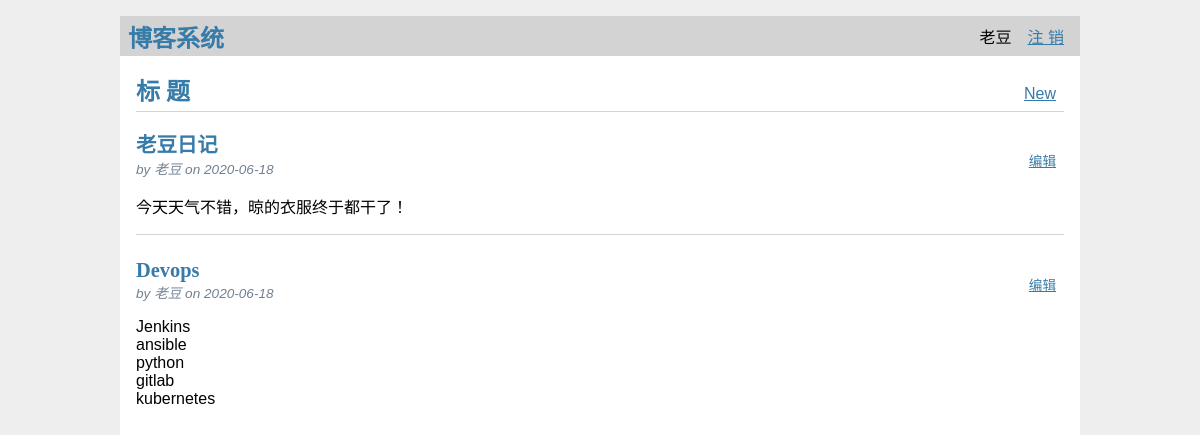
The app's page / (signed in) with its own data.
### tables this page shows
CREATE TABLE user(
  id INTEGER PRIMARY KEY AUTOINCREMENT,
  username TEXT UNQE NOT NULL,
  password TEXT NOT NULL
);

CREATE TABLE post(
  id INTEGER PRIMARY KEY AUTOINCREMENT,
  author_id INTEGER NOT NULL,
  created TIMESTAMP NOT NULL DEFAULT CURRENT_TIMESTAMP,
  title TEXT NOT NULL,
  body TEXT NOT NULL,
  FOREIGN KEY (author_id) REFERENCES user(id)
);

### bambo/blog.py (the view)
@bp.route('/')
def index():
    db = get_db()
    posts = db.execute(
            'SELECT p.id,title,body,created,author_id,username FROM post p JOIN user u ON p.author_id = u.id ORDER BY created DESC'
            ).fetchall()
    return render_template('blog/index.html',posts=posts)

### bambo/auth.py (called while the page is built)
@bp.before_app_request
def load_logged_in_user():
    user_id = session.get('user_id')
    if user_id is None:
        g.user = None
    else:
        g.user = get_db().execute(
                'SELECT * FROM user WHERE id = ?',(user_id,)
                ).fetchone()

### bambo/db.py (called while the page is built)
def get_db():
    if 'db' not in g:
        g.db = sqlite3.connect(
                current_app.config['DATABASE'],
                detect_types=sqlite3.PARSE_DECLTYPES
                )
        g.db.row_factory = sqlite3.Row
    return g.db

### bambo/templates/blog/index.html (shortened to what this page needs)
{% extends 'base.html' %}
{% block header %}
<h1>{% block title %}标 题{% endblock %}</h1>
{% if g.user %}
  <a class="action" href="{{ url_for('blog.create') }}">New</a>
 {% endif %}
 {% endblock %}
 {% block content %}
  {% for post in posts %}
    <article class="post">
      <header>
	<div>
		<h1>{{ post['title'] }}</h1>
		<div class="about">by {{ post['username'] }} on {{ post['created'].strftime('%Y-%m-%d') }}</div>
	</div>
	{% if g.user['id'] == post['author_id'] %}
	 <a class="action" href="{{ url_for('blog.update',id=post['id']) }}">编辑</a>
	{% endif %}
</header>
<p class="body">{{ post['body'] }}</p>
{% if not loop.last %}
 <hr>
{% endif %}
{% endfor %}
{% endblock %}

### bambo/templates/base.html (shortened to what this page needs)
<!doctype html>
<link rel="stylesheet" href="{{ url_for('static',filename='style.css')}}">
<nav>
  <h1>博客系统</h1>
  <ul>
     {% if g.user %}
       <li><span>{{ g.user['username'] }}</span>
	       <li><a href="{{ url_for('auth.logout') }}">注 销</a>
     {% else %}
       <li><a href="{{ url_for('auth.register') }}">注 册</a>
       <li><a href="{{ url_for('auth.login') }}">登 陆</a>
     {% endif %}
   </ul>
</nav>
<section class="content">
  <header>
     {% block header %}{% endblock %}
  </header>
  {% block content %}{% endblock %}
</section>

### bambo/static/style.css (style rules this page uses)
h1 { font-family: serif; color: #377ba8; margin: 1rem 0; }
a { color: #377ba8; }
hr { border: none; border-top: 1px solid lightgray; }
nav { background: lightgray; display: flex; align-items: center; padding: 0 0.5rem; }
nav h1 { flex: auto; margin: 0; }
nav ul { display: flex; list-style: none; margin: 0; padding: 0; }
nav ul li a, nav ul li span, header .action { display: block; padding: 0.5rem; }
.content { padding: 0 1rem 1rem; }
.content > header { border-bottom: 1px solid lightgray; display: flex; align-items: flex-end; }
.content > header h1 { flex: auto; margin: 1rem 0 0.25rem 0; }
.post > header { display: flex; align-items: flex-end; font-size: 0.85em; }
.post > header > div:first-of-type { flex: auto; }
.post > header h1 { font-size: 1.5em; margin-bottom: 0; }
.post .about { color: slategray; font-style: italic; }
.post .body { white-space: pre-line; }
.content:last-child { margin-bottom: 0; }

### records on screen
user: user.username "老豆"
post: title "老豆日记", username "老豆", created "2020-06-18", body "今天天气不错，晾的衣服终于都干了！"
post: title "Devops", username "老豆", created "2020-06-18", body "Jenkins ansible python gitlab kubernetes"
